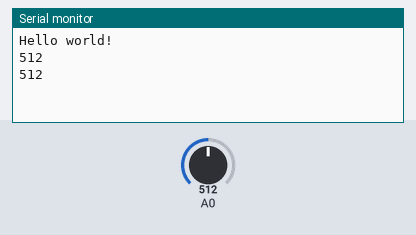
Recording of a sketch running on a simulated Arduino Uno, built with avr-gcc and run on an emulated ATmega328P. On the bench: the last lines printed to the serial monitor. The inputs (shaded band) are chosen by the test bench; at power-on: A0 = 512.

Above: at 1.8 s.
1.9 s: A0 set to 716
At 2.6 s:
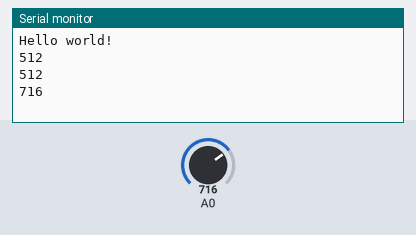
3.4 s: A0 set to 900
At 4.8 s:
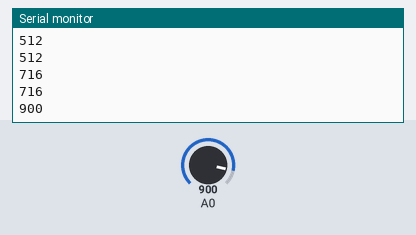
Timing chart, 0 to 6.4 s (numbered marks = the images above; inputs shaded):
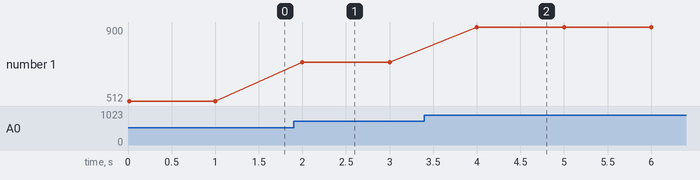

Measured:
- after the input at 1.9 s, the serial monitor: prints a new line after 0.10 s (image 1)
- after the input at 3.4 s, the serial monitor: prints a new line after 0.60 s (image 2)
- plotted number 1: 512 → 716 after the input at 1.9 s, 716 → 900 after the input at 3.4 s

The sketch:

glove.ino
```cpp
int value = 0;

void setup()                    // run once, when the sketch starts
{
  Serial.begin(9600);           // set up Serial library at 9600 bps
  Serial.println("Hello world!");  // prints hello with ending line break
}

void loop() {
  value = analogRead(A0);
  Serial.println(value);
  delay(1000);
}
```
